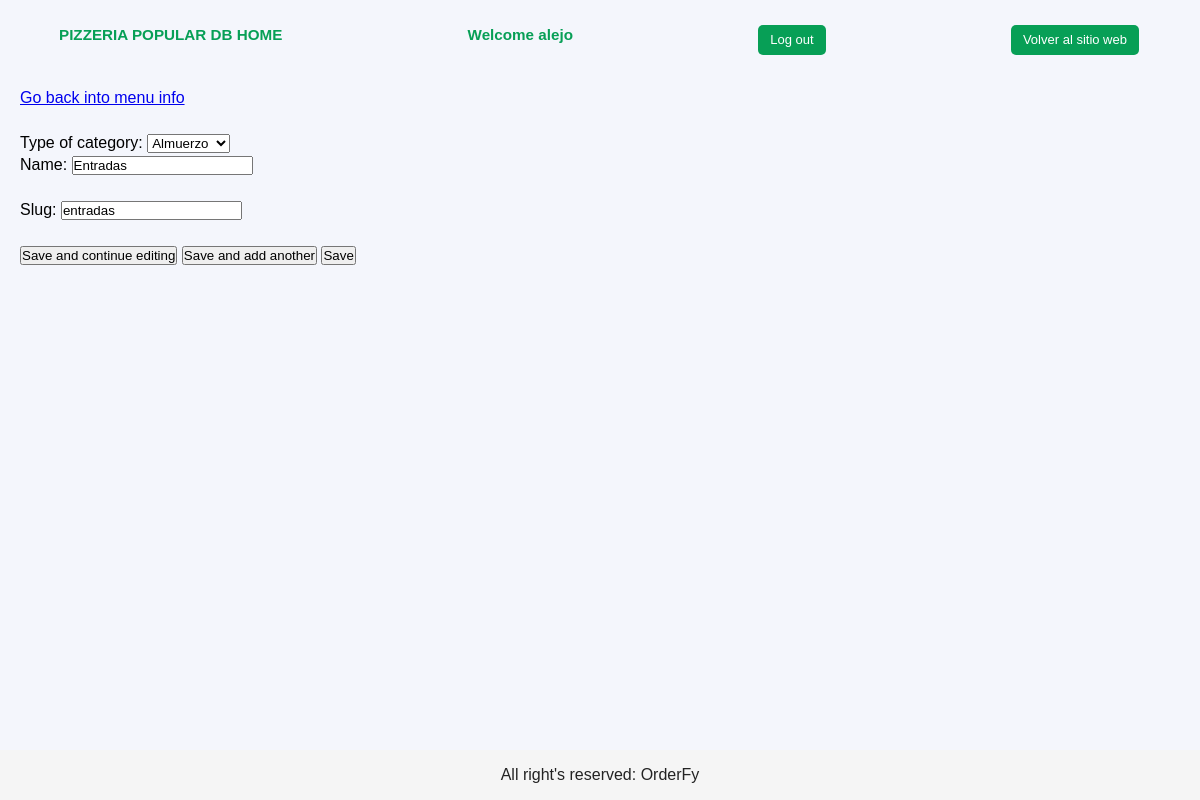
Page /database/pizzeria_popular/piz1/almuerzo/edit_category/entradas (signed in) on the committed database.
### restaurants/models.py (models this page shows, shortened)
class Restaurant(models.Model):
    def get_upload_to_path_logo(self, filename):
        return f'{self.slug}/logo/{filename}'
    def get_upload_to_path_image(self, filename):
        return f'{self.slug}/image/{filename}'
    id= models.AutoField(primary_key=True)
    name= models.CharField(max_length=80)
    slug= models.SlugField(max_length=20, unique=True)
    description= models.TextField(max_length=1000, blank=True, null=True)
    logo= models.ImageField(upload_to=get_upload_to_path_logo, default="default_restaurant_logo.png")
    image= models.ImageField(upload_to=get_upload_to_path_image, default="default_restaurant_image.png")
    primary_color= models.CharField(max_length=7, validators=[functions.validate_color_hex])
    secondary_color= models.CharField(max_length=7, validators=[functions.validate_color_hex])
    q_branches= models.PositiveSmallIntegerField(default=1, validators=[functions.validate_not_zero])
    created= models.DateTimeField(auto_now_add= True)
    updated= models.DateTimeField(auto_now= True)
    class Meta:
        verbose_name=  "Restaurant"
        verbose_name_plural= "Restaurants"

class Category(models.Model):
    type_of_category= models.ForeignKey(TypeOfCategory, on_delete=models.CASCADE)
    id = models.AutoField(primary_key= True)
    name= models.CharField(max_length=80)
    slug= models.SlugField(max_length=20, unique=True)
    created= models.DateTimeField(auto_now_add= True)
    updated= models.DateTimeField(auto_now= True)
    class Meta:
        verbose_name=  "Category"
        verbose_name_plural= "Categories"

### access_user/models.py (models this page shows)
class CustomUser(AbstractUser):
    restaurant= models.ForeignKey(Restaurant, on_delete=models.CASCADE, blank=True, null=True)

### access_user/views/edit_db.py (the view, shortened to what this page needs)
# urls.py: path('<str:restaurant_slug>/<str:branch_slug>/<str:type_slug>/edit_category/<str:category_slug>', login_required(edit_db.edit_category), name='edit_category'),
@login_required
def edit_category(request, restaurant_slug, branch_slug, type_slug, category_slug):
    restaurant= functions.get_restaurant(restaurant_slug)
    if not restaurant: return HttpResponseNotFound("Cannot find restaurant named '" + restaurant_slug + "'")
    answer= functions.check_user(request, restaurant)
    if answer== "no_access": return HttpResponseForbidden(f'Your user, {request.user.username}, has not access to {restaurant.name}`s DataBase')
    branch= functions.get_branch(branch_slug)
    if not branch: return HttpResponseNotFound("Cannot find branch named '" + branch_slug + "'")
    type_of_category= functions.get_type(type_slug)
    if not type_of_category: return HttpResponseNotFound("Cannot find type of category named '" + type_slug + "'")
    types= Rmodels.TypeOfCategory.objects.filter(branch= branch)
    try:
        category= Rmodels.Category.objects.get(slug= category_slug)
    except ObjectDoesNotExist:
        return HttpResponseNotFound("Cannot find category with slug: '" + category_slug + "'")
    params= {
        'restaurant': restaurant,
        'branch': branch,
        'type': type_of_category,
        'types': types,
        'category': category,
    }
    return render(request, 'access_user/edit/edit_category.html', params)

### access_user/functions.py (called while the page is built)
def check_user(request, restaurant):
    if not request.user.is_superuser:
        users= CustomUser.objects.filter(restaurant=restaurant)
        if request.user not in users: return "no_access"
        return None

def get_restaurant(restaurant_slug):
    try:
        restaurant= Rmodels.Restaurant.objects.get(slug= restaurant_slug)
        return restaurant
    except ObjectDoesNotExist:
        return None

def get_branch(branch_slug):
    try:
        branch= Rmodels.Branch.objects.get(slug= branch_slug)
        return branch
    except ObjectDoesNotExist:
        return None

def get_type(type_slug):
    try:
        type_of_category= Rmodels.TypeOfCategory.objects.get(slug= type_slug)
        return type_of_category
    except ObjectDoesNotExist:
        return None

### templates/access_user/edit/edit_category.html (shortened to what this page needs)
{% extends 'access_user/base.html' %}
{% block content %}
    <a href="{% url 'db_menu' restaurant.slug branch.slug type.slug %}"> Go back into menu info </a>
    <br> <br>
    <form method="post">
        <label for="type">Type of category:</label>
        <select id="options" name="type" required>
            {% for type in types %}
                {% if type == category.type_of_category %}
                    <option value="{{ type.slug }}" selected>{{ type.name }}</option>
                {% else %}
                    <option value="{{ type.slug }}">{{ type.name }}</option>
                {% endif %}
            {% empty %}
                <p>Something happened at the time of searching the types</p>
                <option value="{{ category.type_of_category.slug }}">{{ category.type_of_category }}</option>
            {% endfor %}
        </select>
        <br>
        <label for="name">Name:</label>
        <input type="text" id="name" name="name" placeholder="Name" value="{{ category.name }}" required>
        <br>
        <br>
        <label for="slug">Slug:</label>
        <input type="text" id="slug" name="slug" placeholder="Slug" value="{{ category.slug }}" required>
        <br>
        <br>
        <button type="submit" name="action" value="save_and_continue_editing">Save and continue editing</button>
        <button type="submit" name="action" value="save_and_add_another">Save and add another</button>
        <button type="submit" name="action" value="save">Save</button>
    </form>
{% endblock %}

### templates/access_user/base.html (shortened to what this page needs)
<!DOCTYPE html>
<html lang="en">
{% load static %}
<head>
    <link rel="stylesheet" href="{% static 'css/database/base.css' %}">
    <link rel="stylesheet" href="{% static 'css/restaurants/restaurants.css' %}">
</head>
<body>
    <section class="section">
        <header class="orderfy">
            <h3> {{ restaurant.name | upper }} DB HOME </h3>
            <h3> Welcome {{ user.username }} </h3>
            <a href="{% url 'db_logout' restaurant.slug %}" class="botres"> Log out </a>
            <a href="{% url 'restaurant' restaurant.slug %}" class="botres"> Volver al sitio web </a>
        </header>
        <br><br><br>
        {% block content %} {% endblock %}
        <footer class="footer">
            <p class="center-content"> All right's reserved: OrderFy </p>
        </footer>
    </section>
</body>
</html>

### static/css/database/base.css (style rules this page uses)
:root { --background: #F4F6FC; --backsec1: #e7e9ef; --backsec2: #F4F6FC; --logoGreen: #079F56 ; --letras: #232323; --botones: #d3d0d0; }
.footer { position: fixed; bottom: 0; left: 0; right: 0; width: 100%; height: 50px; background-color: #f5f5f5; text-align: center; line-height: 50px; }

### static/css/restaurants/restaurants.css (style rules this page uses)
:root { --background: #F4F6FC; --backsec1: #e7e9ef; --backsec2: #F4F6FC; --logoGreen: #079F56 ; --letras: #232323; --botones: #d3d0d0; }
* { margin: 0; padding: 0; box-sizing: border-box; }
body { font-family: 'Arial', sans-serif; line-height: 1.4; background-color: var(--background); }
.section { background-color: var(--background); padding: 20px; }
header { position: fixed; top: -1px; left: -1px; right: -1px; padding: 1rem 5%; display: flex; align-items: center; justify-content: space-between; z-index: 1000; background-color: var(--background); }
.center-content { width: 100%; display: flex; justify-content: center; }
.orderfy { font-size: 13px; text-align: center; background-color: var(--background); color: var(--logoGreen); width: 100%; }
p { color: var(--letras); }
.botres { display: inline-block; padding: 6px 12px; background-color: var(--logoGreen); color: white; text-decoration: none; border-color: var(--logoGreen); border-radius: 5px; margin-top: 10px; transition: background-color 0.3s; }

### rows in the picture
Restaurant: name "PIZZERIA POPULAR"
CustomUser: username "alejo"
Category: name "Entradas", slug "entradas"

### other values in the picture
form field type "Almuerzo"
